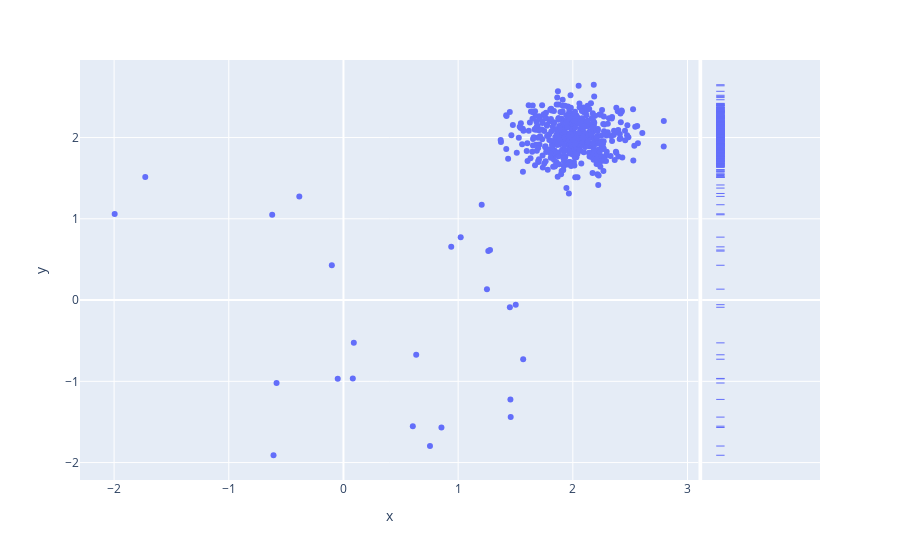

This figure's notebook cell:
### Code cell
px.scatter(x = X_train_pd[0], y = X_train_pd[1], marginal_y="rug")

### Figure 1 — Plotly figure (JSON) as saved in the notebook; plotly's stock layout.template omitted (floating-point values rounded to 4 significant figures; data arrays with more than 128 entries replaced by an {"elided": "..."} marker saying what was removed)
{"data": [{"hovertemplate": "x=%{x}<br>y=%{y}<extra></extra>", "legendgroup": "", "marker": {"color": "#636efa", "symbol": "circle"}, "mode": "markers", "name": "", "orientation": "v", "showlegend": false, "type": "scatter", "x": {"elided": "500 float values"}, "xaxis": "x", "y": {"elided": "500 float values"}, "yaxis": "y"}, {"alignmentgroup": "True", "boxpoints": "all", "fillcolor": "rgba(255,255,255,0)", "hoveron": "points", "hovertemplate": "y=%{y}<extra></extra>", "jitter": 0, "legendgroup": "", "line": {"color": "rgba(255,255,255,0)"}, "marker": {"color": "#636efa", "symbol": "line-ew-open"}, "name": "", "offsetgroup": "", "showlegend": false, "type": "box", "xaxis": "x2", "y": {"elided": "500 float values"}, "yaxis": "y2"}], "layout": {"autosize": true, "legend": {"tracegroupgap": 0}, "margin": {"t": 60}, "xaxis": {"anchor": "y", "autorange": true, "domain": [0, 0.8358], "range": [-2.288, 3.086], "title": {"text": "x"}, "type": "linear"}, "xaxis2": {"anchor": "y2", "autorange": true, "domain": [0.8408, 1], "matches": "x2", "range": [-0.519, 0.5], "showgrid": false, "showline": false, "showticklabels": false, "ticks": "", "type": "category"}, "yaxis": {"anchor": "x", "autorange": true, "domain": [0, 1], "range": [-2.263, 3.003], "title": {"text": "y"}, "type": "linear"}, "yaxis2": {"anchor": "x2", "autorange": true, "domain": [0, 1], "matches": "y", "range": [-2.263, 3.003], "showgrid": true, "showticklabels": false, "type": "linear"}}}
